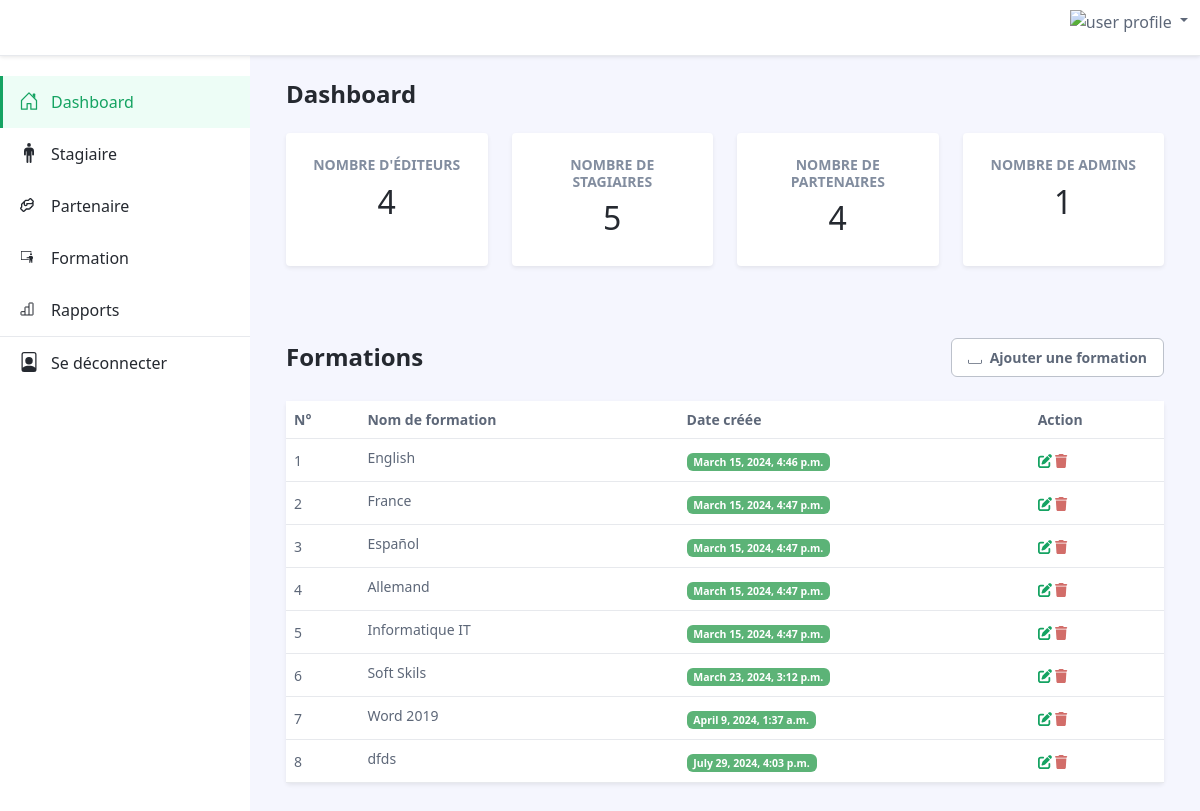
/escpasAdminFormation/ (signed in), run on an earlier commit of the app's database.
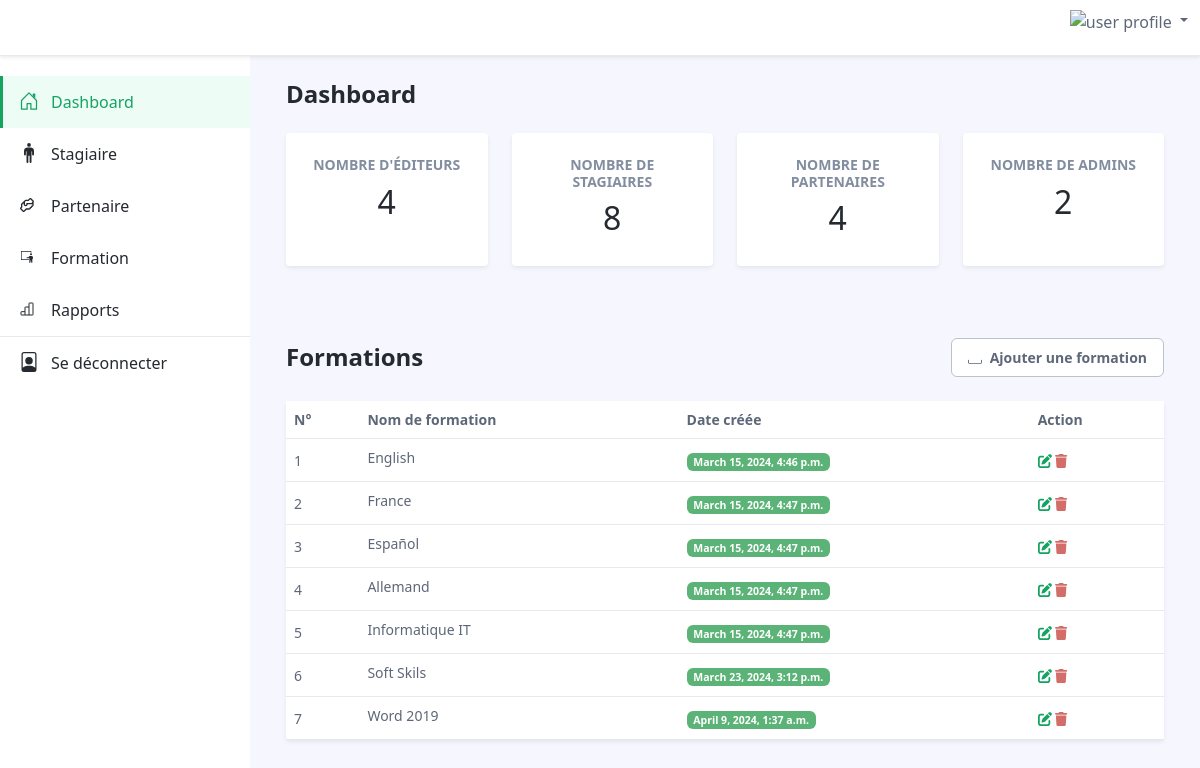
And on a later commit of the database.
### takouine/models.py (models this page shows, shortened)
class Formation(models.Model):
    name = models.CharField(max_length=100, unique=True)
    date_created = models.DateTimeField(auto_now_add=True, null=True)
    slugFormation = models.SlugField(blank=True, null=True)

### takouine/decorators.py (the view)
        def wrapper_func(request , *args,**kwargs):
            group = None
            if request.user.groups.exists():
               group =  request.user.groups.all()[0].name
            if group in allowedGroups:
               return view_func(request , *args,**kwargs)
            else:
                return redirect('/')

### takouine/templates/takouine/escpasAdminFormation/formations.html (shortened to what this page needs)
{% extends "takouine/mainDashbord.html" %}
{% load static %}
{% block content %}
<div class="app-wrapper">
	<div class="app-content pt-3 p-md-3 p-lg-4">
		<div class="container-xl">
			<div class="row g-3 mb-4 align-items-center justify-content-between">
				<div class="col-auto">
					<h1 class="app-page-title mb-0">Formations</h1>
				</div>
				<div class="col-auto">
					 <div class="page-utilities">
						<div class="row g-2 justify-content-start justify-content-md-end align-items-center">
							<div class="col-auto">
								<a class="btn app-btn-secondary" href="{% url 'add_formationAdmin' %}">
									<svg width="1em" height="1em" viewBox="0 0 16 16" class="bi bi-plus me-1" fill="currentColor" xmlns="http://www.w3.org/2000/svg">
										<path fill-rule="evenodd" d="M.5 9.9a.5.5 0 0 1 .5.5v2.5a1 1 0 0 0 1 1h12a1 1 0 0 0 1-1v-2.5a.5.5 0 0 1 1 0v2.5a2 2 0 0 1-2 2H2a2 2 0 0 1-2-2v-2.5a.5.5 0 0 1 .5-.5z"/>
									</svg>
									Ajouter une formation
								</a>
							</div>
						</div>
					</div>
				</div>
			</div>
			<div class="tab-content" id="orders-table-tab-content">
				<div class="tab-pane fade show active" id="orders-all" role="tabpanel" aria-labelledby="orders-all-tab">
					<div class="app-card app-card-orders-table shadow-sm mb-5">
						<div class="app-card-body">
							<div class="table-responsive">
								<table class="table app-table-hover mb-0 text-left">
									<thead>
										<tr>
											<th class="cell">N°</th>
											<th class="cell">Nom de formation</th>
											<th class="cell">Date créée</th>
											<th class="cell">Action</th>
										</tr>
									</thead>
									<tbody>
										{% for formation in formations %}
										<tr>
											<td class="cell">{{ forloop.counter }}</td>
											<td class="cell"><span class="truncate">{{ formation.name }}</span></td>
											<td class="cell"><span class="badge bg-success">{{ formation.date_created }}</span></td>
											<td class="cell">
												<a href="{% url 'update_formation' formation.slugFormation %}"><i class="fa-solid fa-pen-to-square"></i></a>
												<a class="text-danger" href="{% url 'delete_formation' formation.slugFormation %}"><i class="fa-solid fa-trash"></i></a>
										</tr>
										{% endfor %}
									</tbody>
								</table>
							</div>
						</div>
					</div>
				</div>
			</div>
		</div>
	</div>
</div>
{% endblock  %}

What changed in the data, as far as the page shows it:
removed Formation: name "dfds", date_created "July 29, 2024, 4:03 p.m."
Also different on the page:
{{ total_stagiaires }}: "5" → "8"
{{ total_admins }}: "1" → "2"
